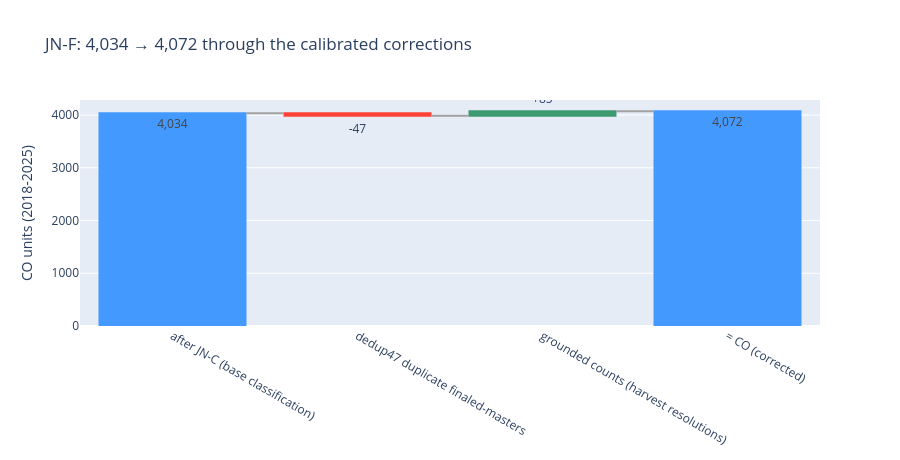

The notebook cell this image was saved under:
### Markdown cell above
## Visualizations
### VIZ 1 — the correction waterfall (the subject)
**What it shows.** CO after each correction step — **derived from this run's `ledger`**, never typed.
The chart changes when the calibration changes.

### Code cell
import plotly.graph_objects as go
labels = [ledger[0][0]] + [name for name, _ in ledger[1:]] + ["= CO (corrected)"]
deltas = [ledger[0][1]] + [ledger[i][1] - ledger[i-1][1] for i in range(1, len(ledger))] + [0]
measure = ["absolute"] + ["relative"] * (len(ledger) - 1) + ["total"]
fig = go.Figure(go.Waterfall(orientation="v", measure=measure, x=labels, y=deltas,
    text=[f"{d:+,}" if m == "relative" else f"{ledger[-1][1]:,}" if m == "total" else f"{d:,}"
          for d, m in zip(deltas, measure)],
    connector={"line": {"color": "rgb(160,160,160)"}}))
fig.update_layout(title=f"JN-F: {ledger[0][1]:,} → {ledger[-1][1]:,} through the calibrated corrections",
                  yaxis_title="CO units (2018-2025)", height=460)
fig.show()

### Figure 1 — Plotly figure (JSON) as saved in the notebook; plotly's stock layout.template omitted (floating-point values rounded to 4 significant figures)
{"data": [{"connector": {"line": {"color": "rgb(160,160,160)"}}, "measure": ["absolute", "relative", "relative", "total"], "orientation": "v", "text": ["4,034", "-47", "+85", "4,072"], "type": "waterfall", "x": ["after JN-C (base classification)", "dedup47 duplicate finaled-masters", "grounded counts (harvest resolutions)", "= CO (corrected)"], "y": [4034, -47, 85, 0]}], "layout": {"height": 460, "title": {"text": "JN-F: 4,034 → 4,072 through the calibrated corrections"}, "yaxis": {"title": {"text": "CO units (2018-2025)"}}}}
